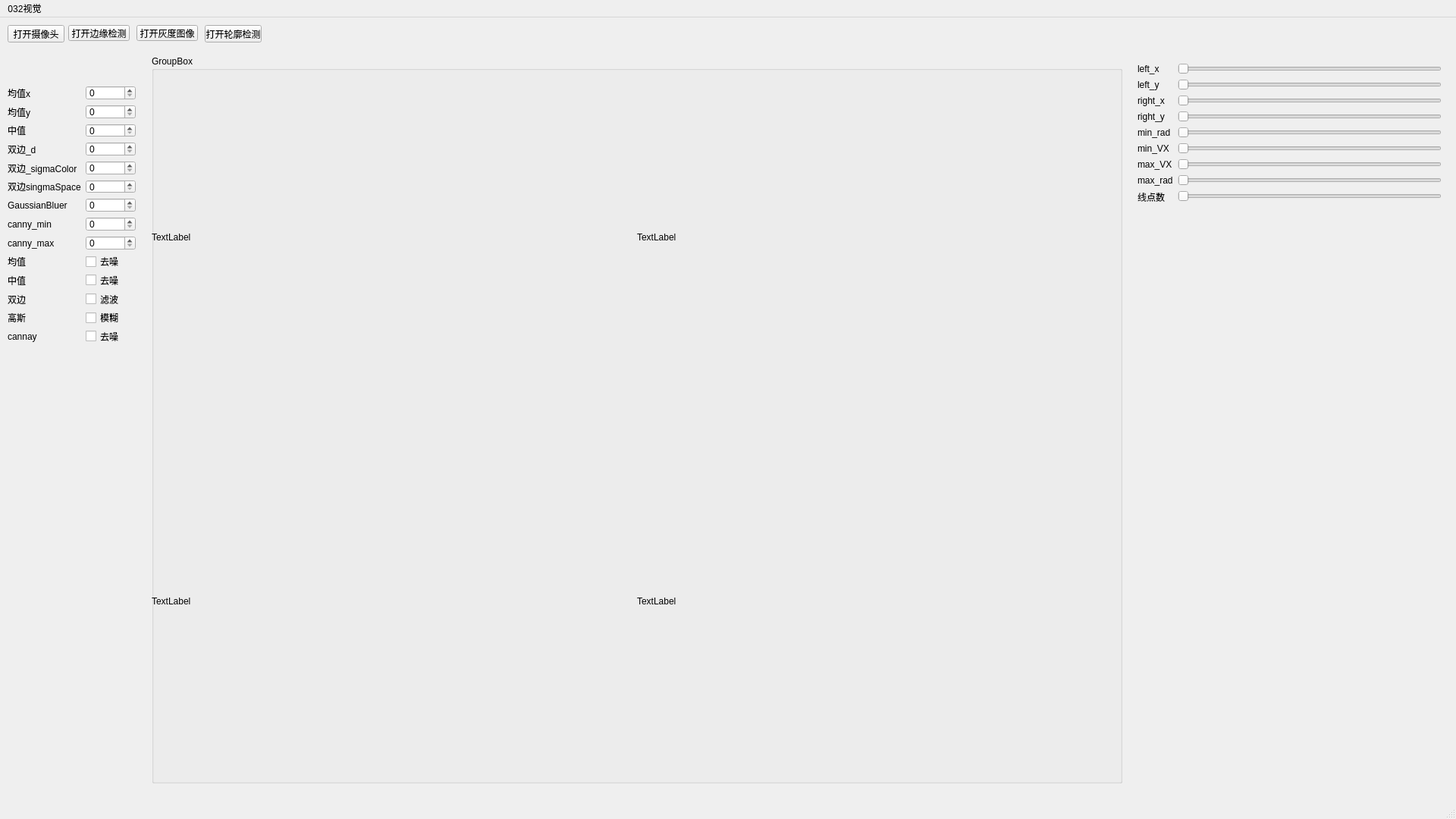
<?xml version="1.0" encoding="UTF-8"?>
<ui version="4.0">
 <class>main</class>
 <widget class="QMainWindow" name="main">
  <property name="geometry">
   <rect>
    <x>0</x>
    <y>0</y>
    <width>1920</width>
    <height>1080</height>
   </rect>
  </property>
  <property name="windowTitle">
   <string>main</string>
  </property>
  <widget class="QWidget" name="centralwidget">
   <widget class="QPushButton" name="open_camera">
    <property name="geometry">
     <rect>
      <x>10</x>
      <y>10</y>
      <width>75</width>
      <height>23</height>
     </rect>
    </property>
    <property name="text">
     <string>打开摄像头</string>
    </property>
   </widget>
   <widget class="QPushButton" name="open_gray">
    <property name="geometry">
     <rect>
      <x>180</x>
      <y>10</y>
      <width>81</width>
      <height>21</height>
     </rect>
    </property>
    <property name="text">
     <string>打开灰度图像</string>
    </property>
   </widget>
   <widget class="QPushButton" name="open_canny">
    <property name="geometry">
     <rect>
      <x>90</x>
      <y>10</y>
      <width>81</width>
      <height>21</height>
     </rect>
    </property>
    <property name="text">
     <string>打开边缘检测</string>
    </property>
   </widget>
   <widget class="QGroupBox" name="groupBox">
    <property name="enabled">
     <bool>true</bool>
    </property>
    <property name="geometry">
     <rect>
      <x>200</x>
      <y>50</y>
      <width>1280</width>
      <height>960</height>
     </rect>
    </property>
    <property name="title">
     <string>GroupBox</string>
    </property>
    <widget class="QLabel" name="img_1">
     <property name="geometry">
      <rect>
       <x>0</x>
       <y>0</y>
       <width>640</width>
       <height>480</height>
      </rect>
     </property>
     <property name="text">
      <string>TextLabel</string>
     </property>
    </widget>
    <widget class="QLabel" name="img_2">
     <property name="geometry">
      <rect>
       <x>640</x>
       <y>0</y>
       <width>640</width>
       <height>480</height>
      </rect>
     </property>
     <property name="text">
      <string>TextLabel</string>
     </property>
    </widget>
    <widget class="QLabel" name="img_3">
     <property name="geometry">
      <rect>
       <x>0</x>
       <y>480</y>
       <width>640</width>
       <height>480</height>
      </rect>
     </property>
     <property name="text">
      <string>TextLabel</string>
     </property>
    </widget>
    <widget class="QLabel" name="img_4">
     <property name="geometry">
      <rect>
       <x>640</x>
       <y>480</y>
       <width>640</width>
       <height>480</height>
      </rect>
     </property>
     <property name="text">
      <string>TextLabel</string>
     </property>
    </widget>
   </widget>
   <widget class="QWidget" name="formLayoutWidget">
    <property name="geometry">
     <rect>
      <x>10</x>
      <y>90</y>
      <width>169</width>
      <height>340</height>
     </rect>
    </property>
    <layout class="QFormLayout" name="formLayout_2">
     <item row="0" column="0">
      <widget class="QLabel" name="label">
       <property name="text">
        <string>均值x</string>
       </property>
      </widget>
     </item>
     <item row="0" column="1">
      <widget class="QSpinBox" name="mindel_x"/>
     </item>
     <item row="7" column="0">
      <widget class="QLabel" name="label_2">
       <property name="text">
        <string>canny_min</string>
       </property>
      </widget>
     </item>
     <item row="7" column="1">
      <widget class="QSpinBox" name="canny_min">
       <property name="maximum">
        <number>255</number>
       </property>
      </widget>
     </item>
     <item row="8" column="0">
      <widget class="QLabel" name="label_3">
       <property name="text">
        <string>canny_max</string>
       </property>
      </widget>
     </item>
     <item row="8" column="1">
      <widget class="QSpinBox" name="canny_max">
       <property name="maximum">
        <number>255</number>
       </property>
      </widget>
     </item>
     <item row="9" column="0">
      <widget class="QLabel" name="label_8">
       <property name="text">
        <string>均值</string>
       </property>
      </widget>
     </item>
     <item row="9" column="1">
      <widget class="QCheckBox" name="mindel_bluer_state">
       <property name="text">
        <string>去噪</string>
       </property>
      </widget>
     </item>
     <item row="1" column="0">
      <widget class="QLabel" name="label_9">
       <property name="text">
        <string>均值y</string>
       </property>
      </widget>
     </item>
     <item row="2" column="0">
      <widget class="QLabel" name="label_10">
       <property name="text">
        <string>中值</string>
       </property>
      </widget>
     </item>
     <item row="1" column="1">
      <widget class="QSpinBox" name="mindel_y"/>
     </item>
     <item row="2" column="1">
      <widget class="QSpinBox" name="median"/>
     </item>
     <item row="3" column="0">
      <widget class="QLabel" name="label_11">
       <property name="text">
        <string>双边_d</string>
       </property>
      </widget>
     </item>
     <item row="4" column="0">
      <widget class="QLabel" name="label_12">
       <property name="text">
        <string>双边_sigmaColor</string>
       </property>
      </widget>
     </item>
     <item row="5" column="0">
      <widget class="QLabel" name="label_13">
       <property name="text">
        <string>双边singmaSpace</string>
       </property>
      </widget>
     </item>
     <item row="3" column="1">
      <widget class="QSpinBox" name="spinBox"/>
     </item>
     <item row="4" column="1">
      <widget class="QSpinBox" name="spinBox_2"/>
     </item>
     <item row="5" column="1">
      <widget class="QSpinBox" name="spinBox_3"/>
     </item>
     <item row="6" column="0">
      <widget class="QLabel" name="label_14">
       <property name="text">
        <string>GaussianBluer</string>
       </property>
      </widget>
     </item>
     <item row="6" column="1">
      <widget class="QSpinBox" name="spinBox_4"/>
     </item>
     <item row="10" column="0">
      <widget class="QLabel" name="label_15">
       <property name="text">
        <string>中值</string>
       </property>
      </widget>
     </item>
     <item row="11" column="0">
      <widget class="QLabel" name="label_16">
       <property name="text">
        <string>双边</string>
       </property>
      </widget>
     </item>
     <item row="12" column="0">
      <widget class="QLabel" name="label_17">
       <property name="text">
        <string>高斯</string>
       </property>
      </widget>
     </item>
     <item row="10" column="1">
      <widget class="QCheckBox" name="mendian_bluer_state">
       <property name="text">
        <string>去噪</string>
       </property>
      </widget>
     </item>
     <item row="11" column="1">
      <widget class="QCheckBox" name="bilateral_bluer_state">
       <property name="text">
        <string>滤波</string>
       </property>
      </widget>
     </item>
     <item row="12" column="1">
      <widget class="QCheckBox" name="Gaussian_bluer_state">
       <property name="text">
        <string>模糊</string>
       </property>
      </widget>
     </item>
     <item row="13" column="0">
      <widget class="QLabel" name="label_18">
       <property name="text">
        <string>cannay</string>
       </property>
      </widget>
     </item>
     <item row="13" column="1">
      <widget class="QCheckBox" name="canny_add_blue">
       <property name="text">
        <string>去噪</string>
       </property>
      </widget>
     </item>
    </layout>
   </widget>
   <widget class="QWidget" name="formLayoutWidget_2">
    <property name="geometry">
     <rect>
      <x>1500</x>
      <y>60</y>
      <width>401</width>
      <height>248</height>
     </rect>
    </property>
    <layout class="QFormLayout" name="formLayout_3">
     <item row="0" column="0">
      <widget class="QLabel" name="label_4">
       <property name="text">
        <string>left_x</string>
       </property>
      </widget>
     </item>
     <item row="0" column="1">
      <widget class="QSlider" name="info_left_x">
       <property name="maximum">
        <number>640</number>
       </property>
       <property name="orientation">
        <enum>Qt::Horizontal</enum>
       </property>
      </widget>
     </item>
     <item row="1" column="0">
      <widget class="QLabel" name="label_5">
       <property name="text">
        <string>left_y</string>
       </property>
      </widget>
     </item>
     <item row="1" column="1">
      <widget class="QSlider" name="info_left_y">
       <property name="maximum">
        <number>480</number>
       </property>
       <property name="orientation">
        <enum>Qt::Horizontal</enum>
       </property>
      </widget>
     </item>
     <item row="2" column="0">
      <widget class="QLabel" name="label_6">
       <property name="text">
        <string>right_x</string>
       </property>
      </widget>
     </item>
     <item row="2" column="1">
      <widget class="QSlider" name="info_right_x">
       <property name="maximum">
        <number>640</number>
       </property>
       <property name="orientation">
        <enum>Qt::Horizontal</enum>
       </property>
      </widget>
     </item>
     <item row="3" column="0">
      <widget class="QLabel" name="label_7">
       <property name="text">
        <string>right_y</string>
       </property>
      </widget>
     </item>
     <item row="3" column="1">
      <widget class="QSlider" name="info_right_y">
       <property name="maximum">
        <number>480</number>
       </property>
       <property name="orientation">
        <enum>Qt::Horizontal</enum>
       </property>
      </widget>
     </item>
     <item row="4" column="0">
      <widget class="QLabel" name="label_19">
       <property name="text">
        <string>min_rad</string>
       </property>
      </widget>
     </item>
     <item row="4" column="1">
      <widget class="QSlider" name="info_min_rad">
       <property name="maximum">
        <number>1000</number>
       </property>
       <property name="pageStep">
        <number>1</number>
       </property>
       <property name="orientation">
        <enum>Qt::Horizontal</enum>
       </property>
      </widget>
     </item>
     <item row="5" column="0">
      <widget class="QLabel" name="label_21">
       <property name="text">
        <string>min_VX</string>
       </property>
      </widget>
     </item>
     <item row="6" column="0">
      <widget class="QLabel" name="label_22">
       <property name="text">
        <string>max_VX</string>
       </property>
      </widget>
     </item>
     <item row="7" column="0">
      <widget class="QLabel" name="label_20">
       <property name="text">
        <string>max_rad</string>
       </property>
      </widget>
     </item>
     <item row="7" column="1">
      <widget class="QSlider" name="info_max_rad">
       <property name="maximum">
        <number>1000</number>
       </property>
       <property name="pageStep">
        <number>1</number>
       </property>
       <property name="orientation">
        <enum>Qt::Horizontal</enum>
       </property>
      </widget>
     </item>
     <item row="6" column="1">
      <widget class="QSlider" name="info_max_vx">
       <property name="maximum">
        <number>1000</number>
       </property>
       <property name="pageStep">
        <number>1</number>
       </property>
       <property name="orientation">
        <enum>Qt::Horizontal</enum>
       </property>
      </widget>
     </item>
     <item row="5" column="1">
      <widget class="QSlider" name="info_min_vx">
       <property name="maximum">
        <number>1000</number>
       </property>
       <property name="pageStep">
        <number>1</number>
       </property>
       <property name="orientation">
        <enum>Qt::Horizontal</enum>
       </property>
      </widget>
     </item>
     <item row="8" column="0">
      <widget class="QLabel" name="label_23">
       <property name="text">
        <string>线点数</string>
       </property>
      </widget>
     </item>
     <item row="8" column="1">
      <widget class="QSlider" name="info_lingths">
       <property name="maximum">
        <number>1000</number>
       </property>
       <property name="orientation">
        <enum>Qt::Horizontal</enum>
       </property>
      </widget>
     </item>
    </layout>
   </widget>
   <widget class="QPushButton" name="open_coutour">
    <property name="geometry">
     <rect>
      <x>270</x>
      <y>10</y>
      <width>75</width>
      <height>23</height>
     </rect>
    </property>
    <property name="text">
     <string>打开轮廓检测</string>
    </property>
   </widget>
  </widget>
  <widget class="QMenuBar" name="menubar">
   <property name="geometry">
    <rect>
     <x>0</x>
     <y>0</y>
     <width>1920</width>
     <height>23</height>
    </rect>
   </property>
   <widget class="QMenu" name="menu032">
    <property name="title">
     <string>032视觉</string>
    </property>
   </widget>
   <addaction name="menu032"/>
  </widget>
  <widget class="QStatusBar" name="statusbar"/>
 </widget>
 <resources/>
 <connections/>
</ui>
